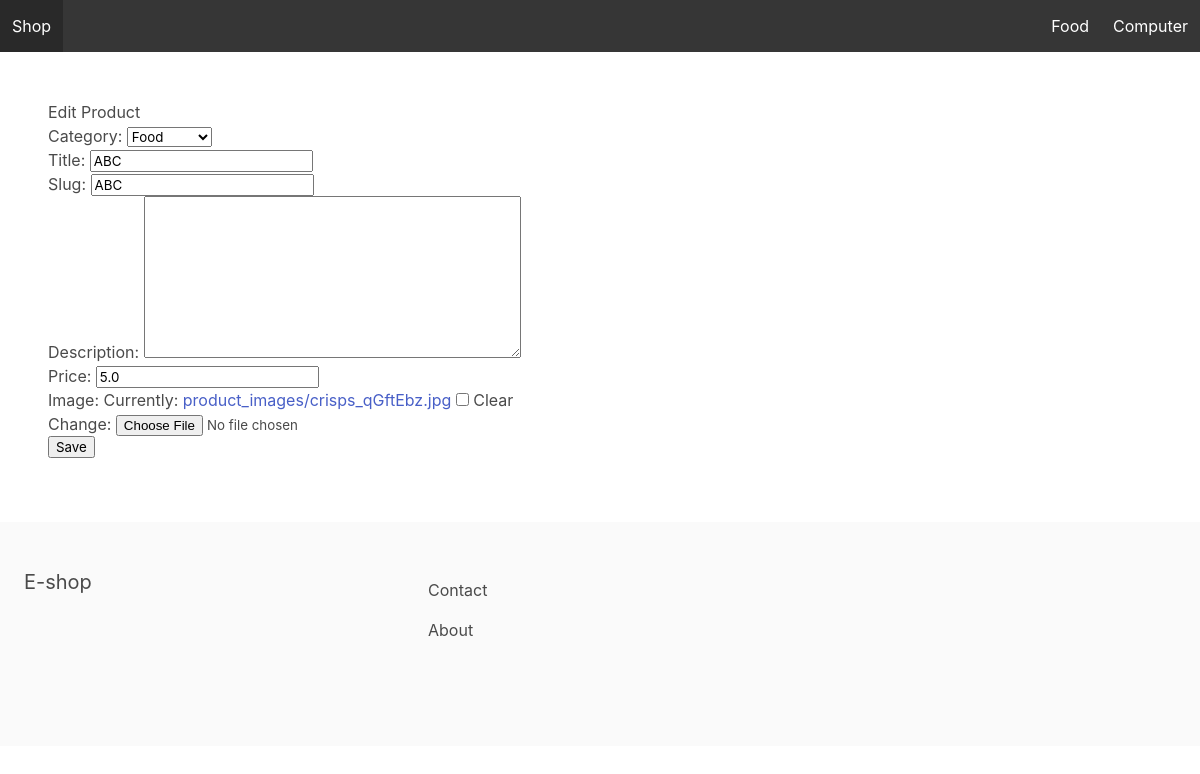
Page /productManager/edit/8/ on the earlier database version.
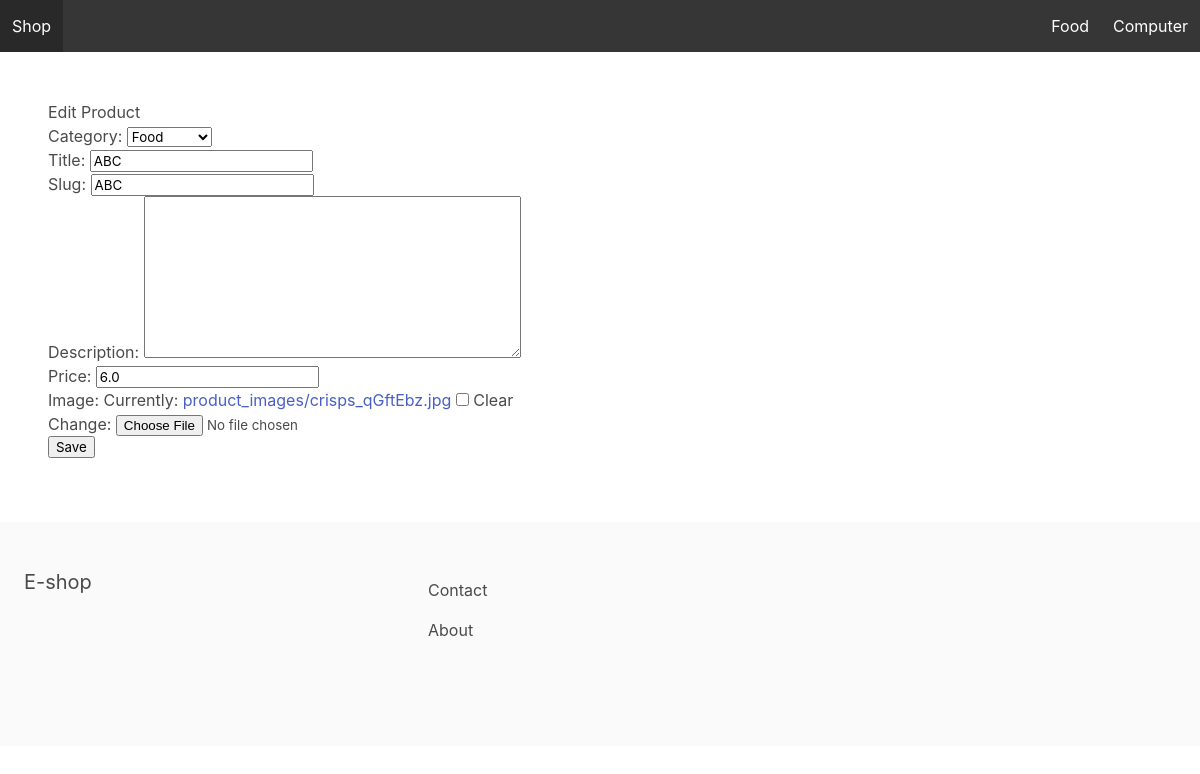
Same page on the later database version.
### apps/store/models.py (models this page shows, shortened)
class Product(models.Model):
      category = models.ForeignKey(Category, related_name='products', on_delete=models.CASCADE)
      title = models.CharField(max_length=255)
      slug = models.SlugField(max_length=255)
      description = models.TextField(blank=True, null=True)
      price = models.FloatField()
      id = models.AutoField(primary_key=True)
      image = models.ImageField(upload_to='product_images/', blank=True, null=True)

### apps/store/views.py (the view, shortened to what this page needs)
# urls.py: path('productManager/edit/<int:pk>/', editProductView.as_view(), name='editProduct'),
class editProductView(UpdateView):
    model = Product
    template_name = "edit_product.html"
    fields = '__all__'

### apps/store/context_processor.py (called while the page is built)
def menu_categories(request):
    categories = Category.objects.all()
    return {'menu_categories': categories}

### apps/store/models.py (called while the page is built)
    def __str__(self):
        return self.title

### apps/store/templates/edit_product.html
{% extends 'managerBase.html'%}
{% block content %}
<h1>Edit Product</h1>
<form method="POST" action="">{% csrf_token %}
    {{ form.as_p }}
    <input type="submit" value="Save">
</form>
{% endblock %}

Differences in the rows shown:
changed Product "Food": price "5.0" → "6.0"
